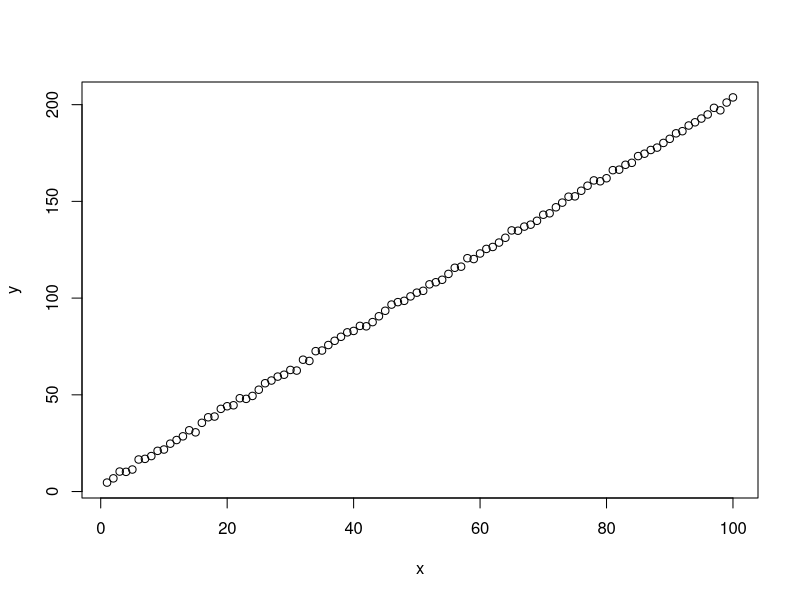

Generate this figure with R:
print("Zadanie 1")
x=1:100
y=2*x+3+rnorm(100)
plot(x,y)
cor(x,y) # silnia dodatna zależność
model=lm(formula = y~x) # inercept bliski wyrazowy wolnemu
summary(model)  